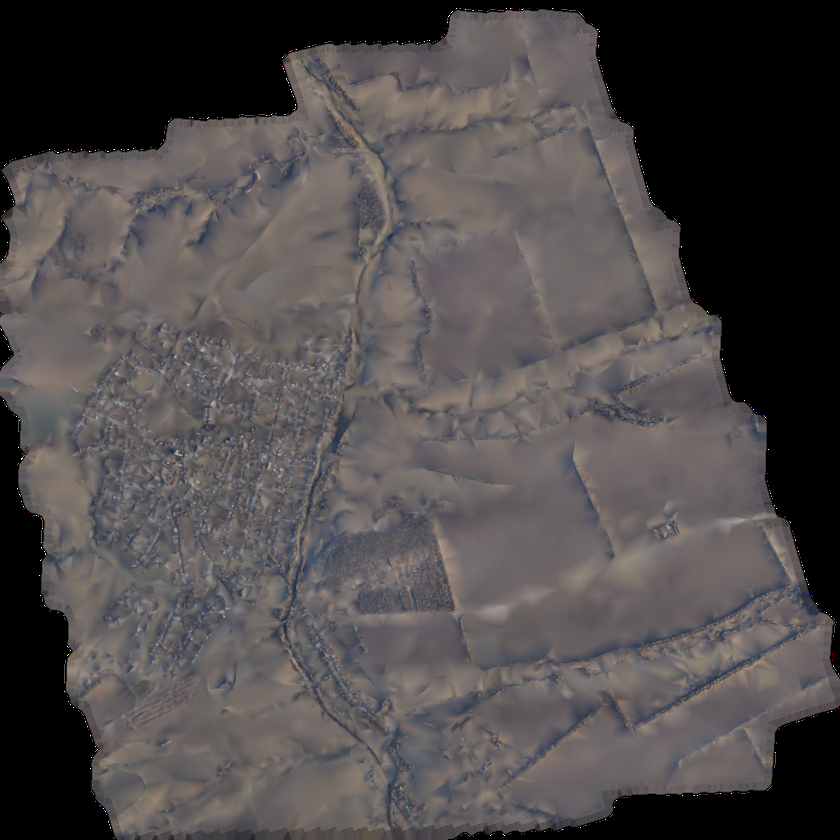
#> input picture data/TEXTURE.png, 840 x 840 px, shrunk from 1024 x 1024 before the run, given in place of the camera
$ python tracker_lib.py
#> lines starting #> are read from the running program, lines starting #| are printed output that depends on the picture
#> in start_stream, img is the input picture: shape (840, 840, 3); mean B, G, R 74.8, 74.5, 78.9
import  cv2
import time
import numpy as np

# Калибровка
class TrackerLib(object):
    def __init__(self):
        print ("INIT")

##        self.cap = cv2.VideoCapture(0)
##        # ROI in video
##        cv2.namedWindow('win')#, cv2.WINDOW_NORMAL)

        # Флаг для отслеживания режима рисования прямоугольника
        self.drawing = False
        # Координаты начала и конца прямоугольника
        self.start_x, self.start_y = -1, -1
        self.end_x, self.end_y = -1, -1
        # Our ROI, defined by two points
        self.p1, self.p2 = None, None
        self.state = 0
        self.init_switch = False
        self.calibration_state = 0
        self.focalLength = 0
##        csrt_tracker = cv2.TrackerCSRT_create()
##        # Register the mouse callback
##        cv2.setMouseCallback('win', self.on_mouse)


    # Найти целевую функцию
    # [82 lines left out: functions find_marker, focal_length, on_mouse, draw_rectangle, not called in this run]


    def get_center(self, img, x, y, w, h):
        xcentr = int(x+(w/2))
        ycentr = int(y+(h/2))
        cv2.circle(img, (xcentr, ycentr), radius=0, color=(0, 0, 255), thickness=5)
        return (xcentr, ycentr)


    # [4 lines left out: function draw_box, not called in this run]


    def increase_brightness(self, img, value=10):
#> called with value = 10
        hsv = cv2.cvtColor(img, cv2.COLOR_BGR2HSV)
#> hsv: shape (840, 840, 3); mean H, S, V 58.1, 16.9, 80.1
        h, s, v = cv2.split(hsv)
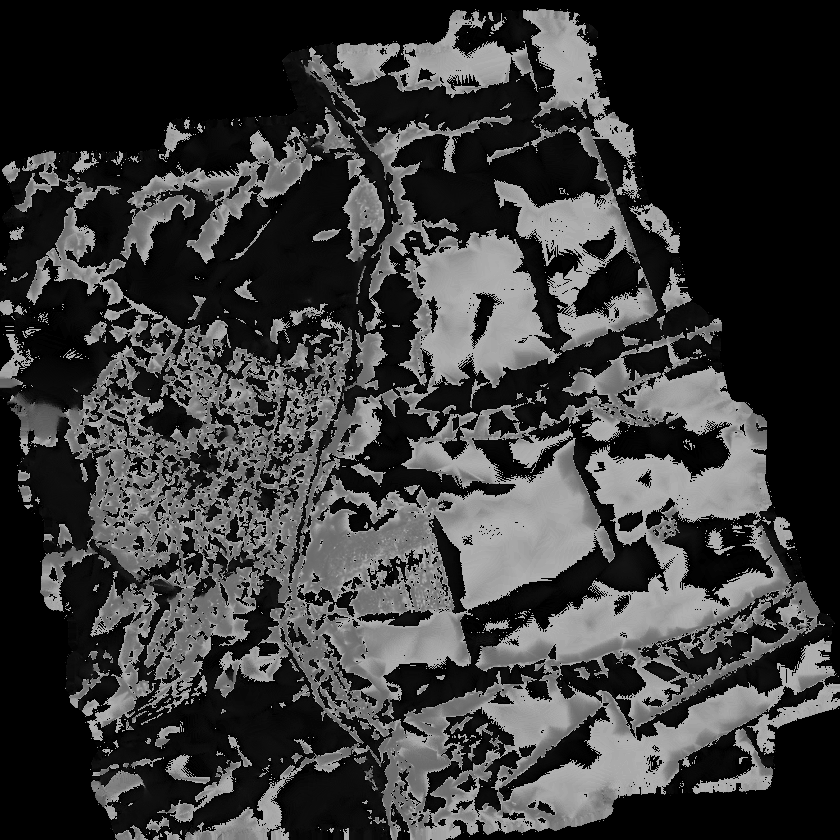
#> h: shape (840, 840); min 0, max 179, mean 58.1
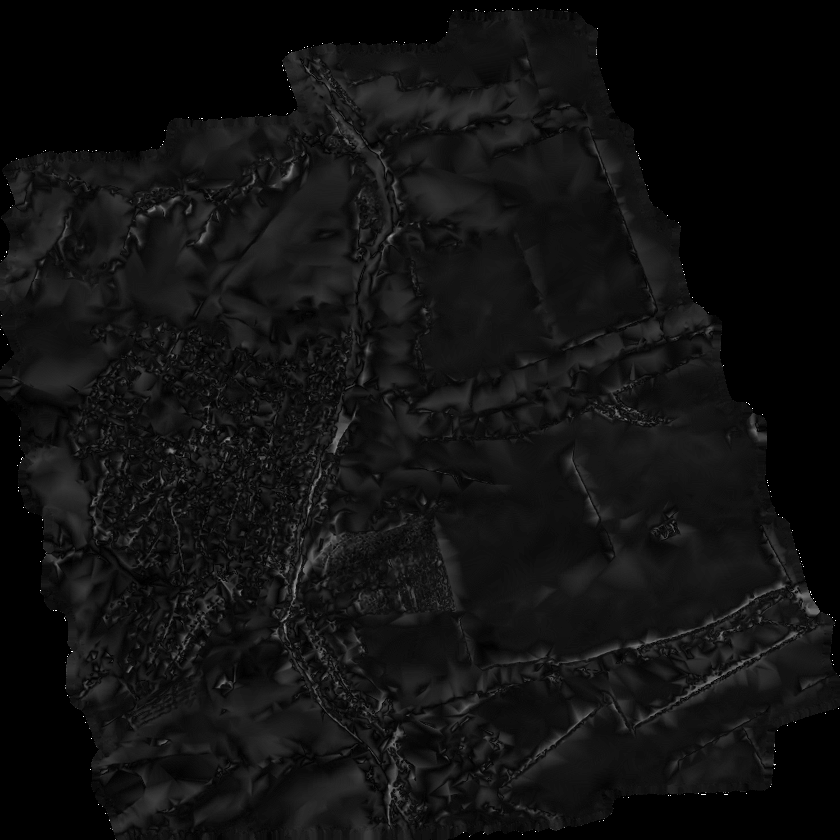
#> s: shape (840, 840); min 0, max 255, mean 16.9
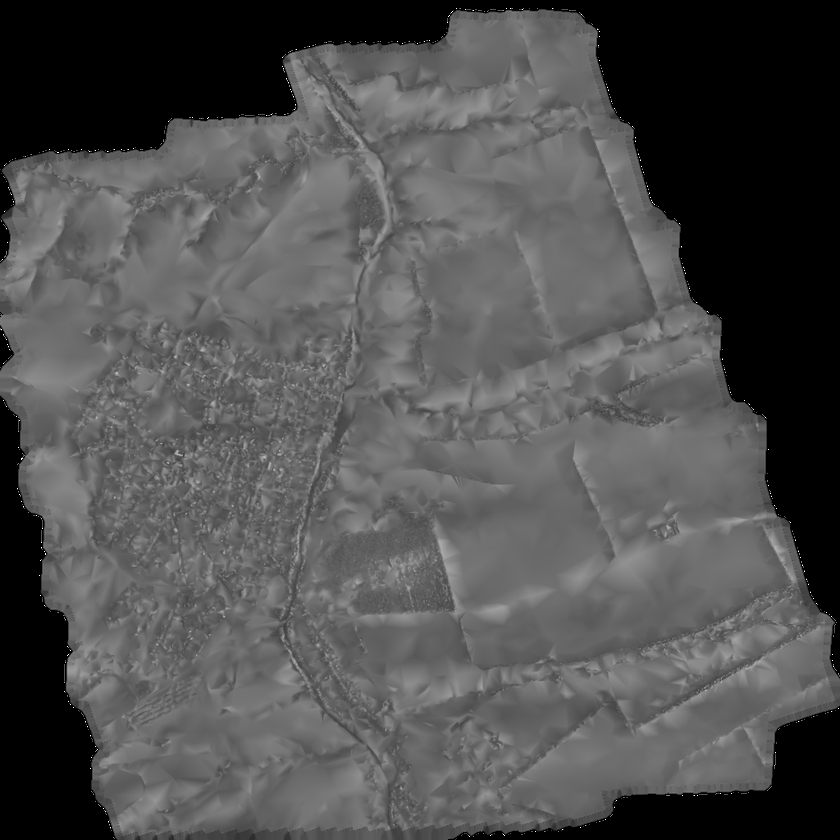
#> v: shape (840, 840); min 0, max 255, mean 80.1
        v = cv2.add(v,value)
        v[v > 255] = 255
        v[v < 0] = 0
        final_hsv = cv2.merge((h, s, v))
#> final_hsv: shape (840, 840, 3); mean H, S, V 58.1, 16.9, 90.1
        img = cv2.cvtColor(final_hsv, cv2.COLOR_HSV2BGR)
        return img


    def start_stream(self):
        self.cap = cv2.VideoCapture(1)
        # ROI in video
        cv2.namedWindow('win')#, cv2.WINDOW_NORMAL)
        csrt_tracker = cv2.TrackerCSRT_create()
        kcf_tracker = cv2.TrackerKCF_create()

        # Register the mouse callback
        cv2.setMouseCallback('win', self.draw_rectangle)
        while self.cap.isOpened():
            # FPS варианты
            start_time = time.time()
#            timer = cv2.getTickCount()
            success, img = self.cap.read()
            img = self.increase_brightness(img)
            #img = cv2.flip(img, 1)
            img_center = self.get_center(img, 0, 0, img.shape[1], img.shape[0])
#> in get_center, `cv2.circle(img, (xcentr, ycentr), radius=0, color=(0, 0, 255), thickne..`: img: shape (840, 840, 3); mean B, G, R 84, 83.6, 88.7
#> img_center = (420, 420)

            if self.state > 1:
                cv2.rectangle(img, self.p1, self.p2, (255, 0, 0), 10)
                bbox = (self.p1[0], self.p1[1], self.p2[0]-self.p1[0], self.p2[1]-self.p1[1])
                csrt_tracker.init(img, bbox)
                kcf_tracker.init(img, bbox)

                self.init_switch = True
                self.state = 0

            if self.init_switch:
#                success, bbox = csrt_tracker.update(img)

                # Обновление трекера CSRT
                csrt_success, csrt_bbox = csrt_tracker.update(img)

                # Обновление трекера KCF
                kcf_success, kcf_bbox = kcf_tracker.update(img)

                # Взвешивание результатов трекинга
                if csrt_success and kcf_success:
                    bbox = (0.6 * csrt_bbox[0] + 0.4 * kcf_bbox[0],
                             0.6 * csrt_bbox[1] + 0.4 * kcf_bbox[1],
                             0.6 * csrt_bbox[2] + 0.4 * kcf_bbox[2],
                             0.6 * csrt_bbox[3] + 0.4 * kcf_bbox[3])
                    bbox = [int(x) for x in bbox]
                    obj_center = self.draw_box(img, bbox)
                    x_dist = (obj_center[0] - img_center[0])**2
                    y_dist = (obj_center[1] - img_center[1])**2
                    cv2.line(img, img_center, obj_center, (255,0,0), 4)
                    cv2.putText(img, "{}".format(int(np.sqrt(x_dist + y_dist))), (bbox[0],bbox[1]),cv2.FONT_HERSHEY_SIMPLEX, 0.5, (0,255,0), 2)

                    #img_center
                    w_sector, h_sector = img.shape[1]//2, img.shape[0]//2
                    M = int(np.sqrt(w_sector**2 + h_sector**2))
                    g = int(np.sqrt(x_dist + y_dist))
                    p_dist = (g/M) * 100


                    M1 = int(np.sqrt(img.shape[1]**2 + img.shape[0]**2))
                    g1_point = int(np.sqrt(bbox[0]**2 + bbox[1]**2))
                    p_dist_point = (g1_point/M1) * 100


                    x_, y_ = bbox[0]+bbox[2], bbox[1]+bbox[3]
                    x_, y_ = img.shape[1]-x_, img.shape[0]-y_


                    g2_point = int(np.sqrt(x_**2 + y_**2))
                    p_dist_point2 = (g2_point/M1) * 100

                    A = (bbox[0]+bbox[2])+x_//2
                    B = (bbox[1]+bbox[3])+y_//2

                    distance = (p_dist+p_dist_point+p_dist_point2)/3

                elif csrt_success:
                    bbox = csrt_bbox
                    obj_center = self.draw_box(img, bbox)
                    x_dist = (obj_center[0] - img_center[0])**2
                    y_dist = (obj_center[1] - img_center[1])**2

                    cv2.line(img, img_center, obj_center, (255,0,0), 4)
                    cv2.putText(img, "{}".format(int(np.sqrt(x_dist + y_dist))), (bbox[0],bbox[1]),cv2.FONT_HERSHEY_SIMPLEX, 0.5, (0,255,0), 2)

                    #img_center
                    w_sector, h_sector = img.shape[1]//2, img.shape[0]//2
                    M = int(np.sqrt(w_sector**2 + h_sector**2))
                    g = int(np.sqrt(x_dist + y_dist))
                    p_dist = (g/M) * 100


                    M1 = int(np.sqrt(img.shape[1]**2 + img.shape[0]**2))
                    g1_point = int(np.sqrt(bbox[0]**2 + bbox[1]**2))
                    p_dist_point = (g1_point/M1) * 100


                    x_, y_ = bbox[0]+bbox[2], bbox[1]+bbox[3]
                    x_, y_ = img.shape[1]-x_, img.shape[0]-y_


                    g2_point = int(np.sqrt(x_**2 + y_**2))
                    p_dist_point2 = (g2_point/M1) * 100

                    A = (bbox[0]+bbox[2])+x_//2
                    B = (bbox[1]+bbox[3])+y_//2

                    distance = (p_dist+p_dist_point+p_dist_point2)/3
                elif kcf_success:
                    bbox = kcf_bbox
                    obj_center = self.draw_box(img, bbox)
                    x_dist = (obj_center[0] - img_center[0])**2
                    y_dist = (obj_center[1] - img_center[1])**2

                    cv2.line(img, img_center, obj_center, (255,0,0), 4)
                    cv2.putText(img, "{}".format(int(np.sqrt(x_dist + y_dist))), (bbox[0],bbox[1]),cv2.FONT_HERSHEY_SIMPLEX, 0.5, (0,255,0), 2)

                    #img_center
                    w_sector, h_sector = img.shape[1]//2, img.shape[0]//2
                    M = int(np.sqrt(w_sector**2 + h_sector**2))
                    g = int(np.sqrt(x_dist + y_dist))
                    p_dist = (g/M) * 100


                    M1 = int(np.sqrt(img.shape[1]**2 + img.shape[0]**2))
                    g1_point = int(np.sqrt(bbox[0]**2 + bbox[1]**2))
                    p_dist_point = (g1_point/M1) * 100


                    x_, y_ = bbox[0]+bbox[2], bbox[1]+bbox[3]
                    x_, y_ = img.shape[1]-x_, img.shape[0]-y_


                    g2_point = int(np.sqrt(x_**2 + y_**2))
                    p_dist_point2 = (g2_point/M1) * 100

                    A = (bbox[0]+bbox[2])+x_//2
                    B = (bbox[1]+bbox[3])+y_//2

                    distance = (p_dist+p_dist_point+p_dist_point2)/3


            # FPS варианты
            #fps = cv2.getTickFrequency()/(cv2.getTickCount()-timer)
            end_time = time.time()
            seconds = end_time - start_time
            fps = 1.0 / seconds

            cv2.putText(img, f"{int(fps)} fps", (20,40), cv2.FONT_HERSHEY_SIMPLEX, 0.7,(0,0,255),2) #cv2.FONT_HERSHEY_COMPLEX
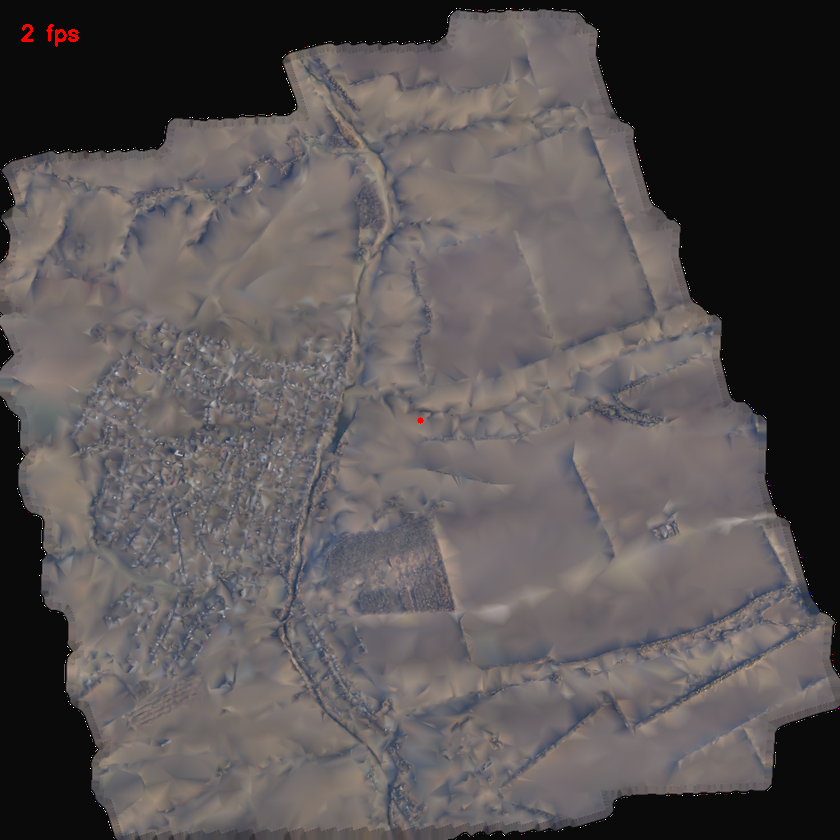
#> img: shape (840, 840, 3); mean B, G, R 84, 83.6, 88.8

            # Если начальные и конечные координаты прямоугольника определены
            if self.start_x != -1 and self.end_x != -1:
                if self.state != 0:
                    # Рисование прямоугольника на изображении
                    cv2.rectangle(img, (self.start_x, self.start_y), (self.end_x, self.end_y), (0, 255, 0), 2)
            cv2.imshow("win", img)


            if cv2.waitKey(1) & 0xff == ord('q'):
#> (key q is pressed here)
                break
#> (the run stopped early here; a loop or call above may not have finished)
